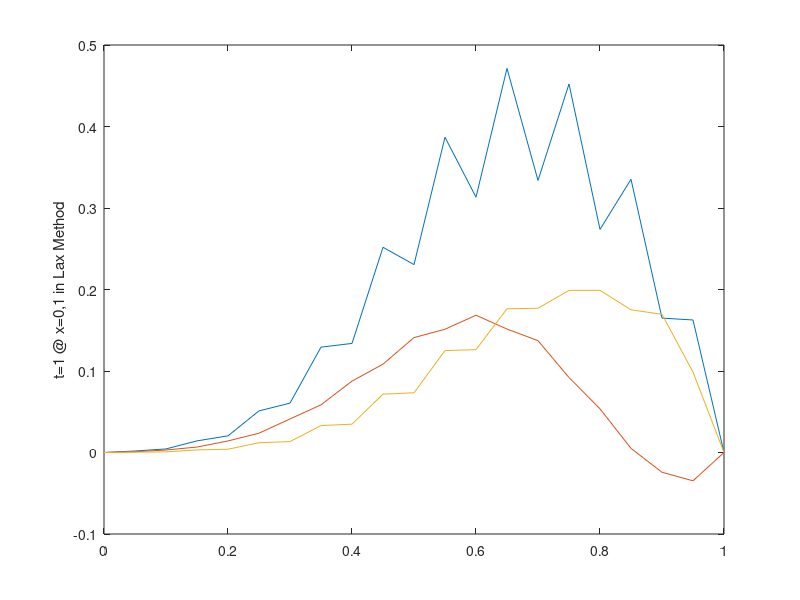

This figure's MATLAB source:
close all
clear
clc
nu=0.5;
h=0.05;
                                              % 1st IC Lax Method
Allvalues=zeros(21); 
un=zeros(21,1); 
u0=zeros(21,1);
u0(1:5,1)=u0(1:5,1)+1;                        % 1st IC
for j=1:21                                    % Temporal Nodes
for i=2:20                                    % Spatial  Nodes   
un(i,1)=((1+nu)/2)*u0(i-1,1)  + ((1-nu)/2)*u0(i+1,1);
end
Allvalues(:,j)=un;
u0=un;
end
disp('  Values at t=1 s  :  ');
disp(un);
x=linspace(0,1,21);
plot(x,un);
hold on
%%
                                              % 2nd IC Lax Method
for s=1:21
 u0(s,1)=sin(4*pi*(s-1)*h);
end                                           % 2nd IC
for j=1:21                                    % Temporal Nodes
for i=2:20                                    % Spatial  Nodes   
un(i,1)=((1+nu)/2)*u0(i-1,1)  + ((1-nu)/2)*u0(i+1,1);
end
Allvalues(:,j)=un;
u0=un;
end
disp('  Values at t=1 s  :  ');
disp(un);
plot(x,un);
hold on
%%
                                              % 3rd IC Lax Method
u0=zeros(21,1);
u0([5],[1])=1;
u0([6],[1])=1;                                % 3rd IC
for j=1:21                                    % Temporal Nodes
for i=2:20                                    % Spatial  Nodes   
un(i,1)=((1+nu)/2)*u0(i-1,1)  + ((1-nu)/2)*u0(i+1,1);
end
Allvalues(:,j)=un;
u0=un;
end
disp('  Values at t=1 s  :  ');
disp(un);
plot(x,un);
ylabel(' t=1 @ x=0,1 in Lax Method ');